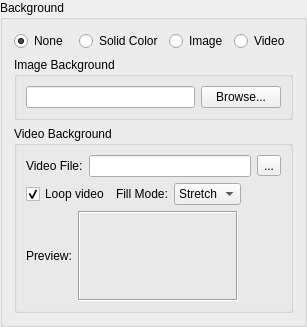
    <widget class="QGroupBox" name="groupBoxBackground">
     <property name="title">
      <string>Background</string>
     </property>
     <layout class="QVBoxLayout" name="verticalLayoutBackground">
      <item>
       <layout class="QHBoxLayout" name="horizontalLayoutBackgroundType">
        <item>
         <widget class="QRadioButton" name="radioButtonBgNone">
          <property name="text">
           <string>None</string>
          </property>
          <property name="checked">
           <bool>true</bool>
          </property>
         </widget>
        </item>
        <item>
         <widget class="QRadioButton" name="radioButtonBgSolid">
          <property name="text">
           <string>Solid Color</string>
          </property>
         </widget>
        </item>
        <item>
         <widget class="QRadioButton" name="radioButtonBgImage">
          <property name="text">
           <string>Image</string>
          </property>
         </widget>
        </item>
        <item>
         <widget class="QRadioButton" name="radioButtonBgVideo">
          <property name="text">
           <string>Video</string>
          </property>
         </widget>
        </item>
       </layout>
      </item>
      <item>
       <widget class="QGroupBox" name="groupBoxImageBackground">
        <property name="title">
         <string>Image Background</string>
        </property>
        <layout class="QHBoxLayout" name="horizontalLayout_2">
         <item>
          <widget class="QLineEdit" name="lineEditBackgroundPath">
           <property name="readOnly">
            <bool>true</bool>
           </property>
          </widget>
         </item>
         <item>
          <widget class="QPushButton" name="buttonBrowseBackgound">
           <property name="text">
            <string>Browse...</string>
           </property>
          </widget>
         </item>
        </layout>
       </widget>
      </item>
      <item>
       <widget class="QGroupBox" name="groupBoxVideoBackground">
        <property name="title">
         <string>Video Background</string>
        </property>
        <layout class="QVBoxLayout" name="verticalLayoutVideoBackground">
         <item>
          <layout class="QHBoxLayout" name="horizontalLayoutVideoPath">
           <item>
            <widget class="QLabel" name="labelVideoPath">
             <property name="text">
              <string>Video File:</string>
             </property>
            </widget>
           </item>
           <item>
            <widget class="QLineEdit" name="lineEditVideoPath">
             <property name="readOnly">
              <bool>true</bool>
             </property>
            </widget>
           </item>
           <item>
            <widget class="QToolButton" name="toolButtonBrowseVideo">
             <property name="text">
              <string>...</string>
             </property>
            </widget>
           </item>
          </layout>
         </item>
         <item>
          <layout class="QHBoxLayout" name="horizontalLayoutVideoOptions">
           <item>
            <widget class="QCheckBox" name="checkBoxVideoLoop">
             <property name="text">
              <string>Loop video</string>
             </property>
             <property name="checked">
              <bool>true</bool>
             </property>
            </widget>
           </item>
           <item>
            <widget class="QLabel" name="labelVideoFillMode">
             <property name="text">
              <string>Fill Mode:</string>
             </property>
            </widget>
           </item>
           <item>
            <widget class="QComboBox" name="comboBoxVideoFillMode">
             <item>
              <property name="text">
               <string>Stretch</string>
              </property>
             </item>
             <item>
              <property name="text">
               <string>Fit</string>
              </property>
             </item>
             <item>
              <property name="text">
               <string>Fill</string>
              </property>
             </item>
            </widget>
           </item>
           <item>
            <spacer name="horizontalSpacerVideo">
             <property name="orientation">
              <enum>Qt::Horizontal</enum>
             </property>
             <property name="sizeHint" stdset="0">
              <size>
               <width>40</width>
               <height>20</height>
              </size>
             </property>
            </spacer>
           </item>
          </layout>
         </item>
         <item>
          <layout class="QHBoxLayout" name="horizontalLayoutVideoPreview">
           <item>
            <widget class="QLabel" name="labelVideoPreview">
             <property name="text">
              <string>Preview:</string>
             </property>
            </widget>
           </item>
           <item>
            <widget class="QLabel" name="labelVideoThumbnail">
             <property name="minimumSize">
              <size>
               <width>160</width>
               <height>90</height>
              </size>
             </property>
             <property name="maximumSize">
              <size>
               <width>160</width>
               <height>90</height>
              </size>
             </property>
             <property name="frameShape">
              <enum>QFrame::Box</enum>
             </property>
             <property name="frameShadow">
              <enum>QFrame::Sunken</enum>
             </property>
             <property name="scaledContents">
              <bool>true</bool>
             </property>
            </widget>
           </item>
           <item>
            <spacer name="horizontalSpacerVideoPreview">
             <property name="orientation">
              <enum>Qt::Horizontal</enum>
             </property>
             <property name="sizeHint" stdset="0">
              <size>
               <width>40</width>
               <height>20</height>
              </size>
             </property>
            </spacer>
           </item>
          </layout>
         </item>
        </layout>
       </widget>
      </item>
     </layout>
    </widget>
